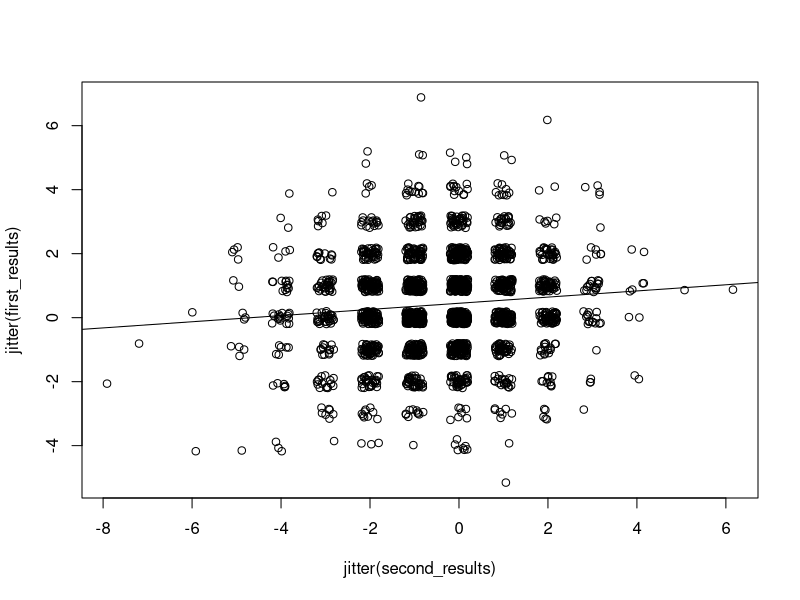
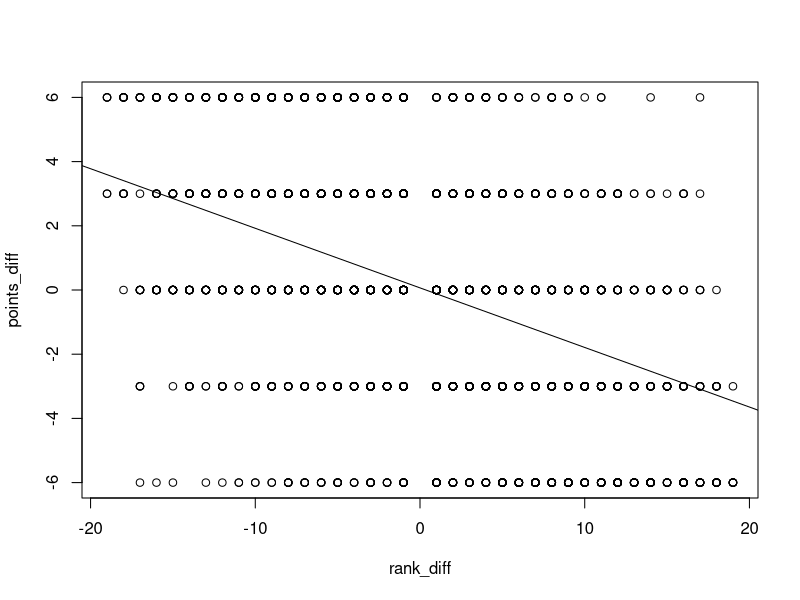

R code for these plots, in order:
results = read.csv("first_second_leg.csv", sep=";", encoding="UTF-8")

# Goals diff
first_results = results$first_t1 - results$first_t2
second_results = results$second_t1 - results$second_t2
cor(first_results, second_results)
goals_diff = lm(first_results ~ second_results)
summary(goals_diff)
plot(jitter(first_results) ~ jitter(second_results))
abline(goals_diff)

# Rank diff/points
rank_diff   = results$t1_rank - results$t2_rank
points_diff = (results$result_first_t1+results$result_second_t1) - (results$result_first_t2+results$result_second_t2)
rank_point_diff = lm(points_diff ~ rank_diff)
summary(rank_point_diff)
plot(points_diff ~ rank_diff)
abline(rank_point_diff)
